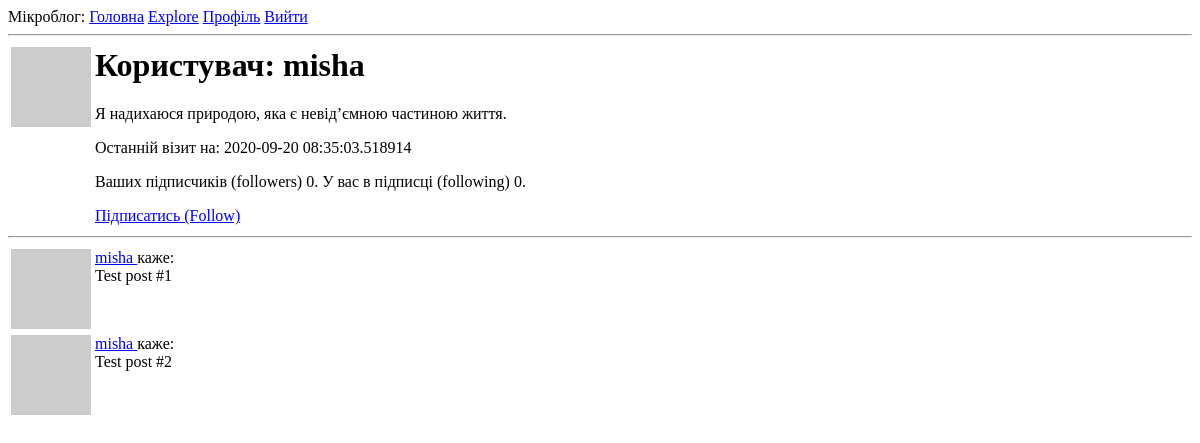
Page /user/misha (signed in) on the earlier database version.
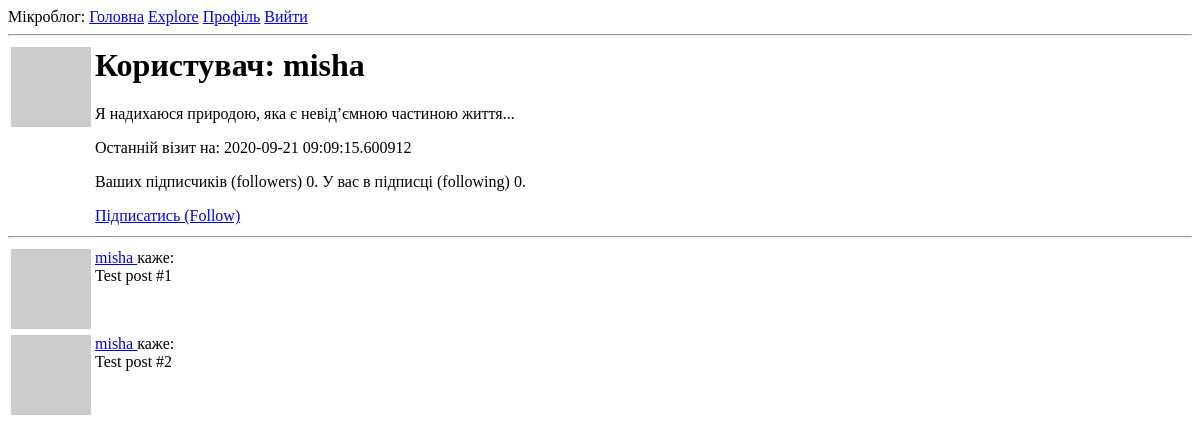
Same page on the later database version.
### app/models.py (models this page shows, shortened)
class User(UserMixin, db.Model):
    id = db.Column(db.Integer, primary_key=True)
    username = db.Column(db.String(64), index=True, unique=True)
    email = db.Column(db.String(120), index=True, unique=True)
    password_hash = db.Column(db.String(128))
    posts = db.relationship('Post', backref='author', lazy='dynamic')
    about_me = db.Column(db.String(140))
    last_seen = db.Column(db.DateTime, default=datetime.utcnow)
    followed = db.relationship(
        'User', secondary=followers,
        primaryjoin=(followers.c.follower_id == id),
        secondaryjoin=(followers.c.followed_id == id),
        backref=db.backref('followers', lazy='dynamic'), lazy='dynamic')
    def avatar(self, size):
        digest = md5(self.email.lower().encode('utf-8')).hexdigest()
        return 'https://www.gravatar.com/avatar/{}?d=identicon&s={}'.format(
            digest, size)
    def is_following(self, user):
        return self.followed.filter(followers.c.followed_id == user.id).count() > 0

### app/routes.py (the view)
@app.route('/user/<username>')
@login_required
def user(username):
    user = User.query.filter_by(username=username).first_or_404()
    posts = [
        {'author': user, 'body': 'Test post #1'},
        {'author': user, 'body': 'Test post #2'}
    ]
    return render_template('user.html', user=user, posts=posts)

### app/models.py (called while the page is built)
@login.user_loader
def load_user(id):
    return User.query.get(int(id))

### app/routes.py (called while the page is built)
@app.before_request
def before_request():
    if current_user.is_authenticated:
        current_user.last_seen = datetime.utcnow()
        db.session.commit()

### app/templates/user.html
{% extends "base.html" %}
{% block content %}
<table>
	<tr valign="top">
		<td><img src="{{ user.avatar(128) }}"></td>
		<td>
			<h1>Користувач: {{ user.username }}</h1>
			{% if user.about_me %}<p>{{ user.about_me }}</p>{% endif %}
			{% if user.last_seen %}<p>Останній візит на: {{ user.last_seen }}</p>{%endif %}
			<p>Ваших підписчиків (followers) {{ user.followers.count() }}. У вас в підписці (following)
				{{ user.followed.count() }}.</p>
			{% if user == current_user %}
			<p><a href="{{ url_for('edit_profile') }}">Редагувати свій профіль</a></p>
			{% elif not current_user.is_following(user) %}
			<a href="{{ url_for('follow', username=user.username) }}">Підписатись (Follow)</a></>
			{% else %}
			<p><a href="{{ url_for('unfollow', username=user.username) }}">Відписатись (Unfollow)</a></p>
			{% endif %}
		</td>
	</tr>
</table>
<hr>
{% for post in posts %}
{% include '_post.html' %}
{% endfor %}
{% endblock %}

### app/templates/base.html (shortened to what this page needs)
<html>
<head>
</head>
<div>
	Мікроблог:
	<a href="{{ url_for('index') }}">Головна</a>
	<a href="{{ url_for('explore') }}">Explore</a>
	{% if current_user.is_anonymous %}
	<a href="{{ url_for('login') }}">Увійти</a>
	{% else %}
	<a href="{{ url_for('user', username=current_user.username) }}">Профіль</a>
	<a href="{{ url_for('logout') }}">Вийти</a>
	{% endif %}
</div>
<hr>
{% block content %}{% endblock %}
</html>

### app/templates/_post.html
<table>
	<tr valign="top">
		<td><img src="{{ post.author.avatar(36) }}"></td>
		<td>
			<a href="{{ url_for('user', username=post.author.username) }}">
				{{ post.author.username }}
			</a> каже:<br>{{ post.body }}
		</td>
	</tr>
</table>

Differences in the rows shown:
changed User "misha": about_me "Я надихаюся природою, яка є невід’ємною частиною життя." → "Я надихаюся природою, яка є невід’ємною частиною життя..."; last_seen "2020-09-20 08:35:03.518914" → "2020-09-21 09:09:15.600912"
